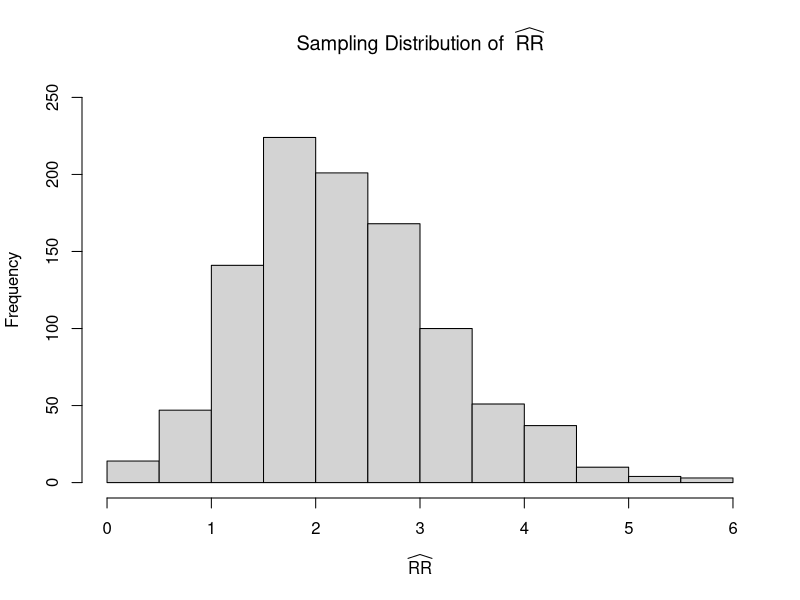
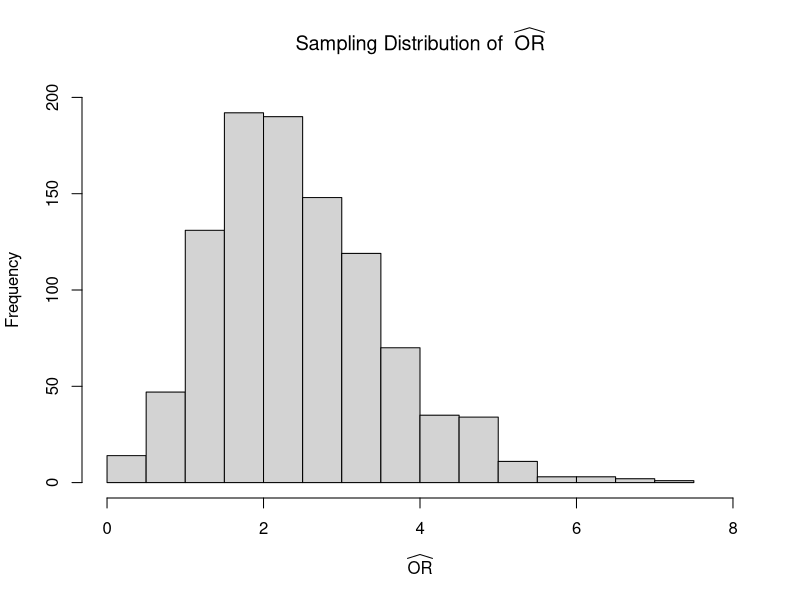
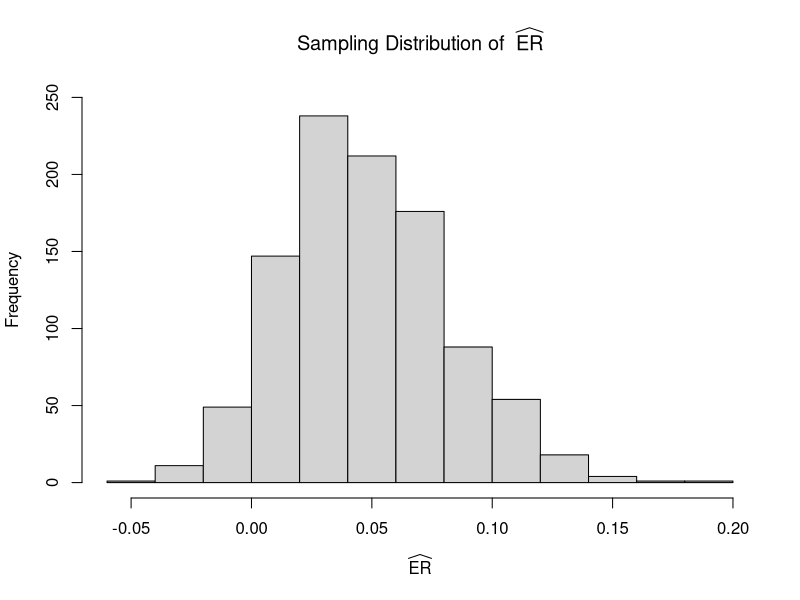

Write the R code that produced these figures, in order.
## ---- chunk 1
knitr::opts_chunk$set(echo = TRUE)
## ---- chunk 2
set.seed(0)

k <- 1000
a <- 6
c <- 60
n1 <- 70
n2 <- 1571

sample_disease_exposed <- rbinom(k, n1, a/n1)
sample_disease_not_exposed <- rbinom(k, n2, c/n2)

relative_risk <- function(p1, p2) {p1 / p2}
odds_ratio <- function(p1, p2) {(p1 / (1 - p1)) / (p2 / (1 - p2))}
excess_risk <- function(p1, p2) {p1 - p2}

rr <- relative_risk(sample_disease_exposed / n1, sample_disease_not_exposed / n2)
or <- odds_ratio(sample_disease_exposed / n1, sample_disease_not_exposed / n2)
er <- excess_risk(sample_disease_exposed / n1, sample_disease_not_exposed / n2)

hist(rr, xlab=bquote(widehat(RR)), ylim=c(0,250), 
     main=bquote('Sampling Distribution of ' ~ widehat(RR)))
hist(or, xlab=bquote(widehat(OR)), ylim=c(0,200), xlim=c(0,8), 
     main=bquote('Sampling Distribution of ' ~ widehat(OR)))
hist(er, xlab=bquote(widehat(ER)), ylim=c(0,250), 
     main=bquote('Sampling Distribution of ' ~ widehat(ER)))

quantile(rr, c(.025, .975))
quantile(or, c(.025, .975))
quantile(er, c(.025, .975))
